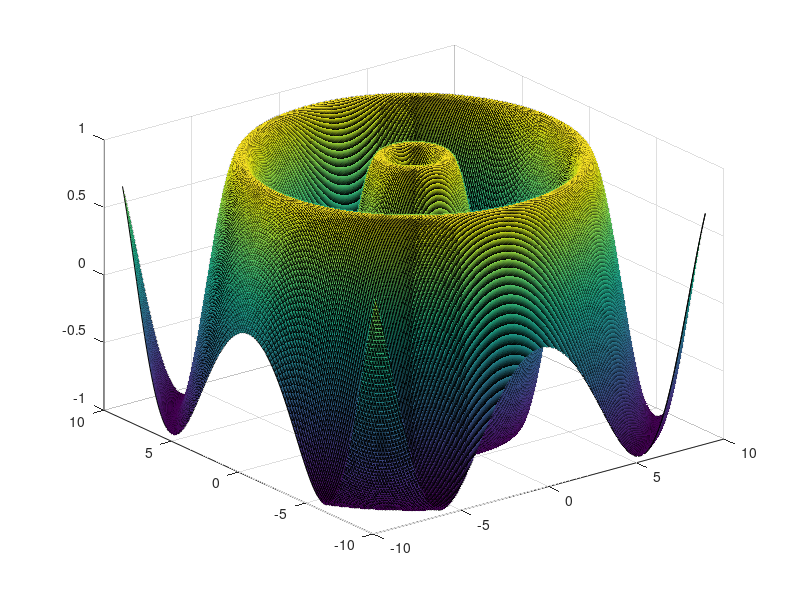

This chart was generated by the following MATLAB code:
% scalar function z = f(x,y)
clear;
clc;
close all;

% define the values (x, y) (mesh)
[x, y] = meshgrid(-3*pi:0.05:3*pi, -3*pi:0.05:3*pi);
% define the scalar function z = f(x,y)
z = sin(sqrt(x.^2 + y.^2));
% plot the scalar functions along with the coordinates
surf(x, y, z);